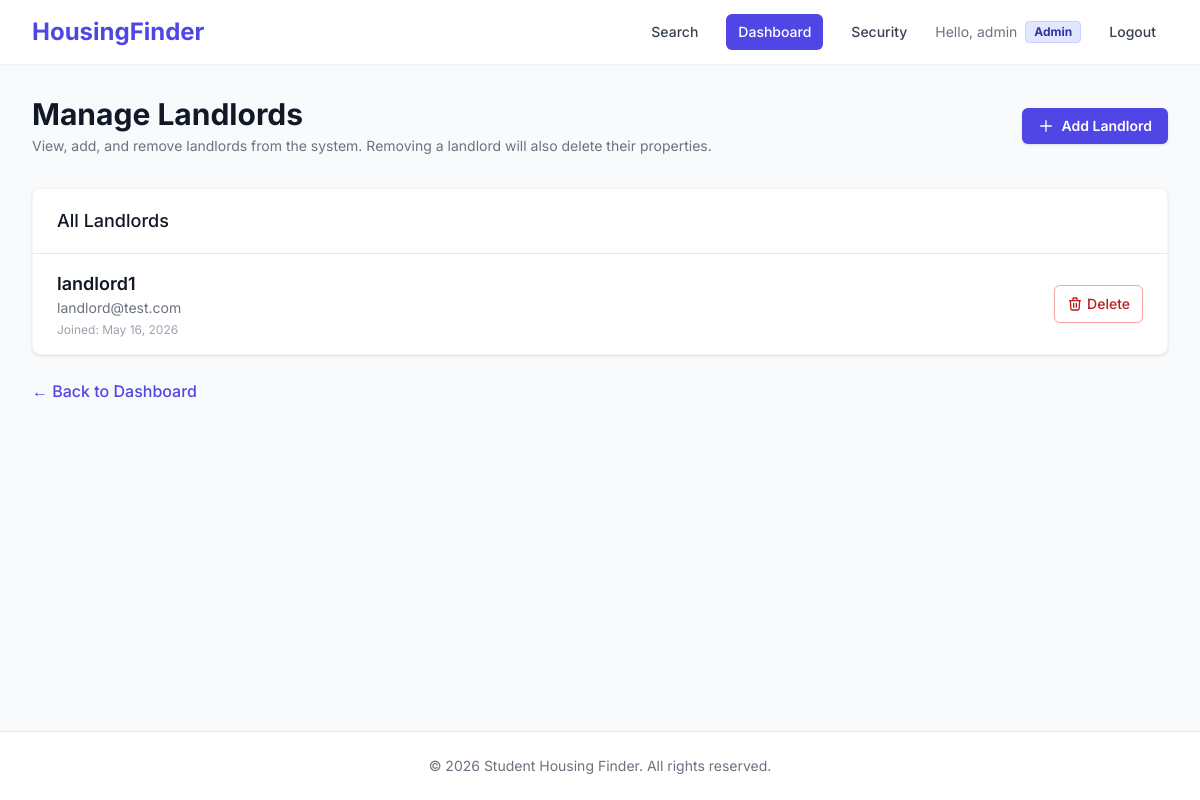
The page /dashboard/manage/landlords/ (signed in) on the database as committed earlier.
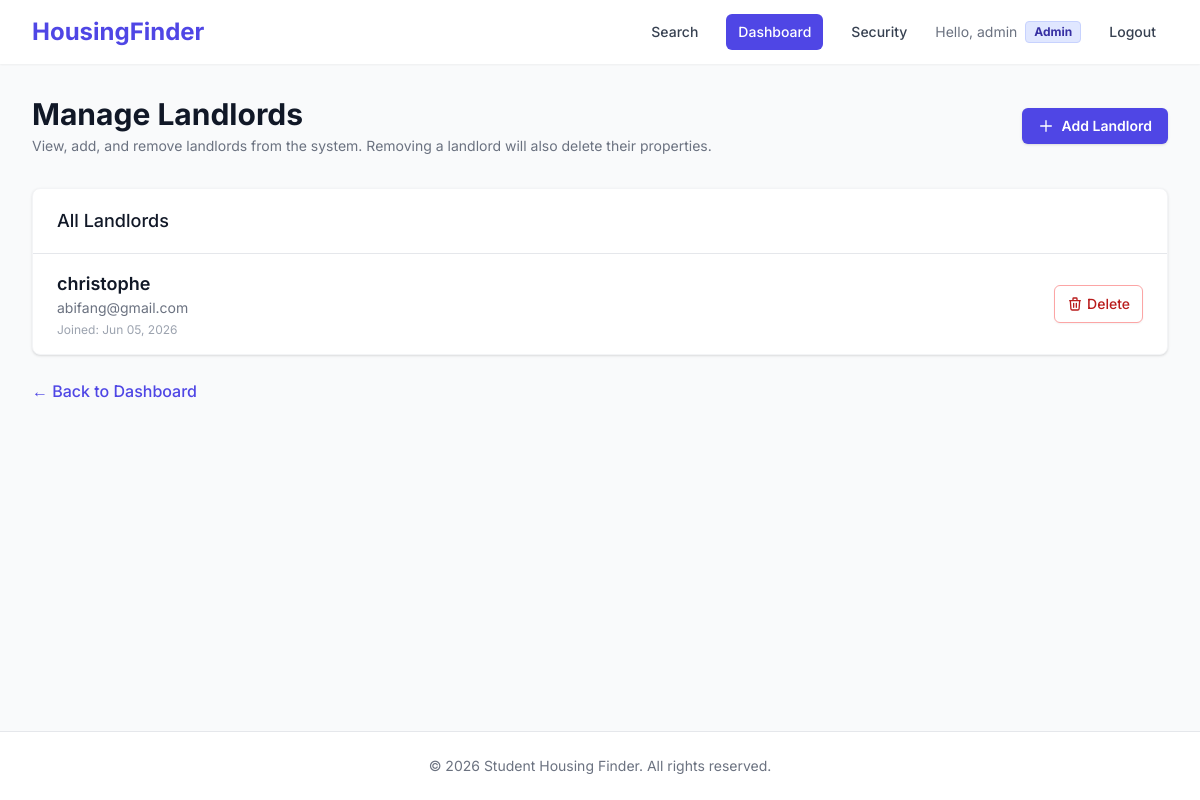
The same page on the database as committed later.
### accounts/models.py (models this page shows, shortened)
class User(AbstractUser):
    class Role(models.TextChoices):
        STUDENT = 'STUDENT', 'Student'
        LANDLORD = 'LANDLORD', 'Landlord'
        ADMIN = 'ADMIN', 'Admin'
    role = models.CharField(max_length=20, choices=Role.choices, default=Role.STUDENT)
    phone_number = models.CharField(
        max_length=20,
        blank=True,
        null=True,
        validators=[
            RegexValidator(
                regex=r'^[+]?[0-9]{7,20}$',
                message='Phone number must contain 7-20 digits and may start with +',
                code='invalid_phone'
            )
        ],
        help_text='Format: +1234567890 or 1234567890'
    )

### properties/views.py (the view)
# urls.py: path('dashboard/manage/landlords/', views.manage_landlords_view, name='manage_landlords'),
@login_required
def manage_landlords_view(request):
    if request.user.role != 'ADMIN':
        messages.error(request, "Only admins can manage landlords.")
        return redirect('dashboard')
    landlords = User.objects.filter(role='LANDLORD').order_by('-date_joined')
    context = {'landlords': landlords}
    return render(request, 'admin/manage_landlords.html', context)

### accounts/logging_utils.py (called while the page is built)
def get_client_ip(request):
    x_forwarded_for = request.META.get('HTTP_X_FORWARDED_FOR')
    if x_forwarded_for:
        ip = x_forwarded_for.split(',')[0]
    else:
        ip = request.META.get('REMOTE_ADDR')
    return ip

    def __call__(self, request):
        response = self.get_response(request)
        if not request.path.startswith(('/static/', '/media/')):
            if response.status_code >= 400 or any(important_path in request.path for important_path in ['/admin/', '/dashboard/', '/login', '/signup']):
                user = request.user if request.user.is_authenticated else None
                log_event(
                    level=SystemLog.LogLevel.WARNING if response.status_code >= 400 else SystemLog.LogLevel.INFO,
                    category=SystemLog.LogCategory.SECURITY,
                    action=f"{request.method} {request.path}",
                    message=f"Status: {response.status_code}",
                    user=user,
                    request=request,
                    status_code=response.status_code
                )
        return response

### templates/admin/manage_landlords.html (shortened to what this page needs)
{% extends 'base.html' %}
{% block content %}
<div class="bg-gray-50 flex-1 py-8">
    <div class="max-w-7xl mx-auto px-4 sm:px-6 lg:px-8">
        <div class="md:flex md:items-center md:justify-between mb-8">
            <div class="flex-1 min-w-0">
                <h2 class="text-2xl font-bold leading-7 text-gray-900 sm:text-3xl sm:truncate">
                    Manage Landlords
                </h2>
                <p class="mt-1 text-sm text-gray-500">
                    View, add, and remove landlords from the system. Removing a landlord will also delete their properties.
                </p>
            </div>
            <div class="mt-4 md:mt-0">
                <a href="{% url 'add_landlord' %}"
                   class="inline-flex items-center px-4 py-2 bg-indigo-600 hover:bg-indigo-700 text-white text-sm font-semibold rounded-md shadow transition-colors duration-150 focus:outline-none focus:ring-2 focus:ring-offset-2 focus:ring-indigo-500">
                    <svg class="w-4 h-4 mr-2" fill="none" stroke="currentColor" viewBox="0 0 24 24">
                        <path stroke-linecap="round" stroke-linejoin="round" stroke-width="2" d="M12 4v16m8-8H4"/>
                    </svg>
                    Add Landlord
                </a>
            </div>
        </div>
        <div class="bg-white shadow rounded-lg border border-gray-100 overflow-hidden">
            <div class="px-4 py-5 border-b border-gray-200 sm:px-6">
                <h3 class="text-lg leading-6 font-medium text-gray-900">All Landlords</h3>
            </div>
            {% if landlords %}
            <div class="divide-y divide-gray-200">
                {% for landlord in landlords %}
                <div class="px-4 py-4 sm:px-6 hover:bg-gray-50 flex justify-between items-center">
                    <div>
                        <h4 class="text-lg font-semibold text-gray-900">{{ landlord.username }}</h4>
                        <p class="text-sm text-gray-500">{{ landlord.email }}</p>
                        <p class="text-xs text-gray-400 mt-1">Joined: {{ landlord.date_joined|date:"M d, Y" }}</p>
                    </div>
                    <a href="{% url 'delete_landlord' landlord.id %}" class="inline-flex items-center px-3 py-2 border border-red-300 shadow-sm text-sm font-medium rounded-md text-red-700 bg-white hover:bg-red-50 focus:outline-none focus:ring-2 focus:ring-offset-2 focus:ring-red-500">
                        <svg class="w-4 h-4 mr-1" fill="none" stroke="currentColor" viewBox="0 0 24 24"><path stroke-linecap="round" stroke-linejoin="round" stroke-width="2" d="M19 7l-.867 12.142A2 2 0 0116.138 21H7.862a2 2 0 01-1.995-1.858L5 7m5 4v6m4-6v6m1-10V4a1 1 0 00-1-1h-4a1 1 0 00-1 1v3M4 7h16"></path></svg>
                        Delete
                    </a>
                </div>
                {% endfor %}
            </div>
            {% else %}
            <div class="px-4 py-8 text-center text-gray-500 bg-gray-50">
                <p>No landlords in the system.</p>
            </div>
            {% endif %}
        </div>
        <div class="mt-6">
            <a href="{% url 'dashboard' %}" class="text-indigo-600 hover:text-indigo-800 font-medium">
                &larr; Back to Dashboard
            </a>
        </div>
    </div>
</div>
{% endblock %}

Rows that differ between the two databases and show on the page:
removed User: username "landlord1", email "landlord@test.com", date_joined "May 16, 2026"
added User: username "christophe", email "abifang@gmail.com", date_joined "Jun 05, 2026"
